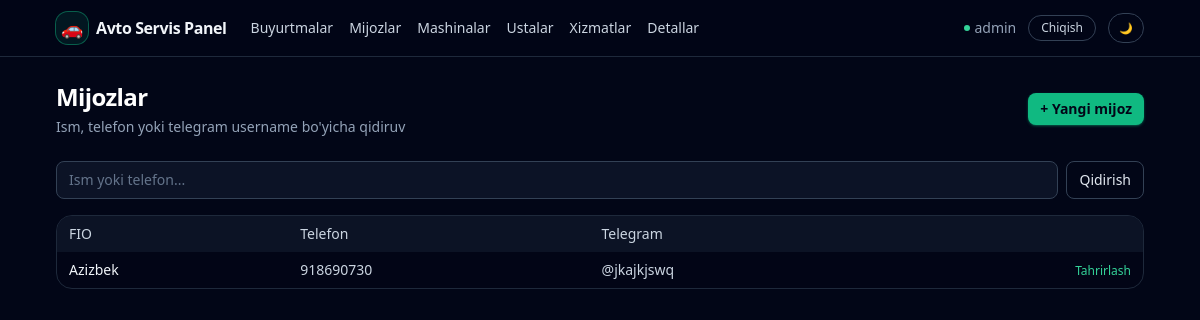
/customers/ (signed in), run on the app's committed database.
### apps/models.py (models this page shows, shortened)
class User(AbstractUser):
    telegram_username = models.CharField(
        _("Telegram username"), max_length=255, null=True, blank=True
    )
    telegram_id = models.BigIntegerField(_("Telegram ID"), null=True, blank=True)
    telegram_chat_id = models.BigIntegerField(
        _("Telegram chat ID"), null=True, blank=True
    )
    telegram_username_validator = RegexValidator(
        regex=r"^[a-zA-Z0-9_]{5,32}$",
        message=_(
            "Telegram username can only contain letters, numbers and underscores"
        ),
    )
    role = models.CharField(
        _("Role"), max_length=32, choices=Role.choices, default=Role.USER
    )
    phone = models.CharField(
        _("Phone number"),
        max_length=20,
        blank=True,
        help_text=_("Contact phone number"),
    )
    class Meta:
        verbose_name = _("User")
        verbose_name_plural = _("Users")

class Customer(models.Model):
    full_name = models.CharField(_("Full name"), max_length=255)
    phone = models.CharField(
        _("Phone"),
        max_length=20,
        db_index=True,
    )
    telegram_username = models.CharField(
        _("Telegram username"), max_length=255, null=True, blank=True
    )
    class Meta:
        verbose_name = _("Customer")
        verbose_name_plural = _("Customers")

### apps/views/customers.py (the view)
# urls.py: path("customers/", customer_list, name="customer_list"),
@login_required
def customer_list(request):
    qs = Customer.objects.all().order_by("full_name")
    q = request.GET.get("q")
    if q:
        qs = qs.filter(
            Q(full_name__icontains=q)
            | Q(phone__icontains=q)
            | Q(telegram_username__icontains=q)
        )
    context = {"customers": qs, "q": q or ""}
    return render(request, "customers/customer_list.html", context)

### templates/customers/customer_list.html (shortened to what this page needs)
{% extends "base.html" %}
{% block content %}
<div class="flex items-center justify-between mb-6">
    <div>
        <h1 class="text-xl sm:text-2xl font-semibold tracking-tight text-white">Mijozlar</h1>
        <p class="text-xs sm:text-sm text-slate-400 mt-1">
            Ism, telefon yoki telegram username bo'yicha qidiruv
        </p>
    </div>
    <a href="{% url 'apps:customer_create' %}"
       class="inline-flex items-center rounded-lg bg-emerald-500 hover:bg-emerald-400 px-3 py-1.5 text-xs sm:text-sm font-semibold text-slate-950 shadow shadow-emerald-500/40">
        + Yangi mijoz
    </a>
</div>
<form method="get" class="mb-4">
    <div class="flex gap-2">
        <input type="text" name="q"
               value="{{ q }}"
               placeholder="Ism yoki telefon..."
               class="w-full rounded-lg border border-slate-700 bg-slate-900/80 px-3 py-2 text-xs sm:text-sm text-slate-100 placeholder-slate-500 focus:outline-none focus:ring-2 focus:ring-emerald-500/60 focus:border-emerald-500">
        <button type="submit"
                class="inline-flex items-center rounded-lg border border-slate-700 px-3 py-1.5 text-xs sm:text-sm font-medium text-slate-200 hover:bg-slate-800 transition">
            Qidirish
        </button>
    </div>
</form>
<div class="rounded-2xl border border-slate-800 bg-slate-950/60 overflow-hidden">
    <div class="overflow-x-auto">
        <table class="min-w-full text-xs sm:text-sm">
            <thead class="bg-slate-900/80 text-slate-300">
            <tr>
                <th class="px-3 py-2 text-left font-medium">FIO</th>
                <th class="px-3 py-2 text-left font-medium">Telefon</th>
                <th class="px-3 py-2 text-left font-medium">Telegram</th>
                <th class="px-3 py-2 text-right font-medium"></th>
            </tr>
            </thead>
            <tbody class="divide-y divide-slate-800">
            {% for customer in customers %}
                <tr class="hover:bg-slate-900/70">
                    <td class="px-3 py-2 text-slate-100">
                        <a href="{% url 'apps:customer_detail' customer.pk %}"
                           class="hover:underline">
                            {{ customer.full_name }}
                        </a>
                    </td>
                    <td class="px-3 py-2 text-slate-300">{{ customer.phone }}</td>
                    <td class="px-3 py-2 text-slate-300">
                        {% if customer.telegram_username %}@{{ customer.telegram_username }}{% endif %}
                    </td>
                    <td class="px-3 py-2 text-right">
                        <a href="{% url 'apps:customer_update' customer.pk %}"
                           class="text-xs text-emerald-400 hover:text-emerald-300">
                            Tahrirlash
                        </a>
                    </td>
                </tr>
            {% empty %}
                <tr>
                    <td colspan="4" class="px-3 py-4 text-center text-slate-500">
                        Mijozlar topilmadi
                    </td>
                </tr>
            {% endfor %}
            </tbody>
        </table>
    </div>
</div>
{% endblock %}

### templates/base.html (shortened to what this page needs)
{% load static %}
<!DOCTYPE html>
<html lang="uz">
<head>
    <script src="https://cdn.tailwindcss.com"></script>
</head>
<body class="min-h-screen text-slate-100" data-theme="dark">
<div class="min-h-screen flex flex-col">
    <header class="border-b border-slate-800 bg-slate-950/80 backdrop-blur">
        <div class="mx-auto w-full max-w-6xl px-4 sm:px-6 lg:px-8 py-3 flex items-center justify-between">
            <div class="flex items-center gap-6">
                <a href="{% url 'apps:order_list' %}" class="inline-flex items-center gap-2">
                    <span class="inline-flex h-8 w-8 items-center justify-center rounded-xl bg-emerald-500/10 ring-1 ring-emerald-500/50">
                        <span class="text-lg">🚗</span>
                    </span>
                    <span class="font-semibold tracking-tight text-sm sm:text-base">Avto Servis Panel</span>
                </a>
                <nav class="hidden sm:flex items-center gap-4 text-xs sm:text-sm text-slate-300">
                    <a href="{% url 'apps:order_list' %}" class="hover:text-white transition">
                        Buyurtmalar
                    </a>
                    <a href="{% url 'apps:customer_list' %}" class="hover:text-white transition">
                        Mijozlar
                    </a>
                    <a href="{% url 'apps:car_list' %}" class="hover:text-white transition">
                        Mashinalar
                    </a>
                    <a href="{% url 'apps:master_list' %}" class="hover:text-white transition">
                        Ustalar
                    </a>
                    <a href="{% url 'apps:service_list' %}" class="hover:text-white transition">
                        Xizmatlar
                    </a>
                    <a href="{% url 'apps:part_list' %}" class="hover:text-white transition">
                        Detallar
                    </a>
                </nav>
            </div>
            <div class="flex items-center gap-3 text-xs sm:text-sm">
                {% if request.user.is_authenticated %}
                    <span class="hidden sm:inline-flex items-center gap-1 text-slate-400">
                        <span class="w-1.5 h-1.5 rounded-full bg-emerald-400 animate-pulse"></span>
                        {{ request.user.get_full_name|default:request.user.username }}
                    </span>
                    <a href="{% url 'logout' %}"
                       class="inline-flex items-center rounded-full border border-slate-700 px-3 py-1 text-xs font-medium text-slate-300 hover:bg-slate-800 transition">
                        Chiqish
                    </a>
                {% endif %}
                <button type="button" id="theme-toggle"
                        class="inline-flex items-center rounded-full border border-slate-700 px-2.5 py-1 text-[11px] font-medium text-slate-300 hover:bg-slate-800 transition">
                </button>
            </div>
        </div>
    </header>
    <main class="flex-1">
        <div class="mx-auto w-full max-w-6xl px-4 sm:px-6 lg:px-8 py-6">
            {% block content %}{% endblock %}
        </div>
    </main>
</div>
</body>
</html>

### templates/base.html (style rules this page uses)
body[data-theme="dark"] { background-color: rgb(2 6 23); color: rgb(241 245 249); }

### data on the page
User: user.get_full_name "admin"
Customer: full_name "Azizbek", phone "918690730", telegram_username "jkajkjswq"
